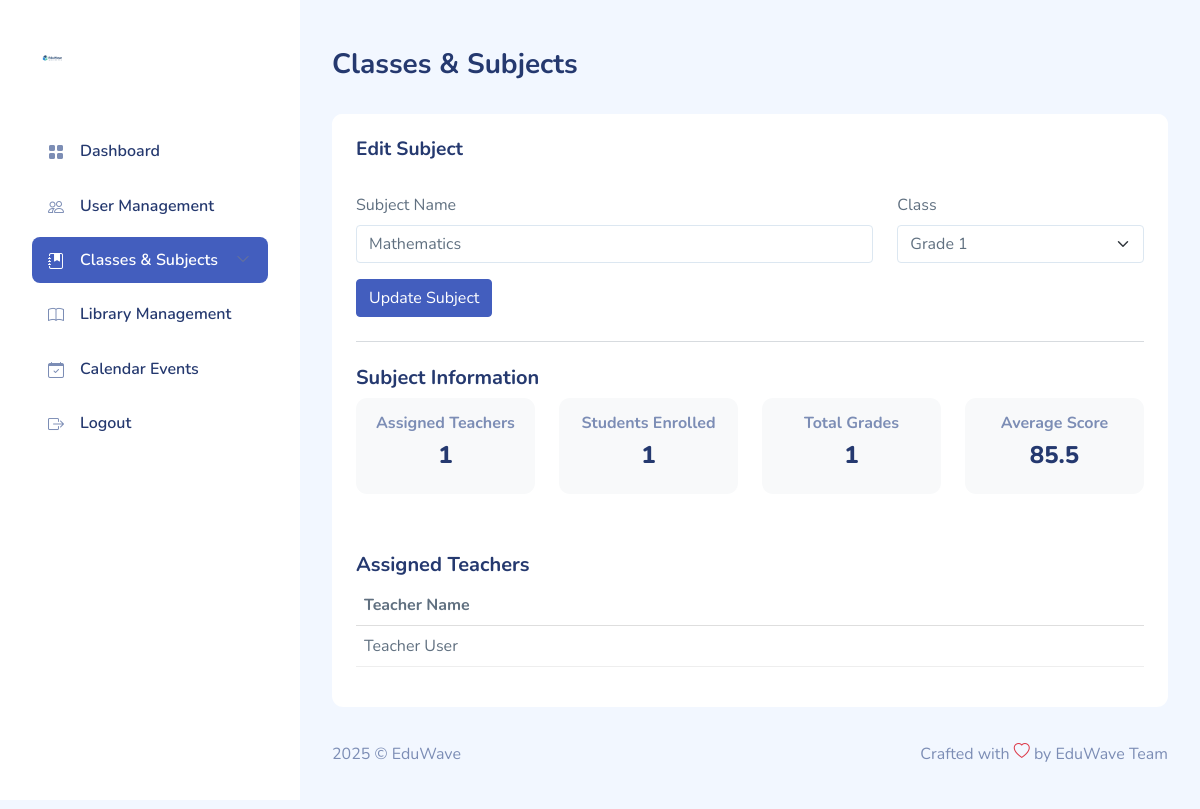
/admin/subject_edit.php?id=1 (signed in), run on an earlier commit of the app's database.
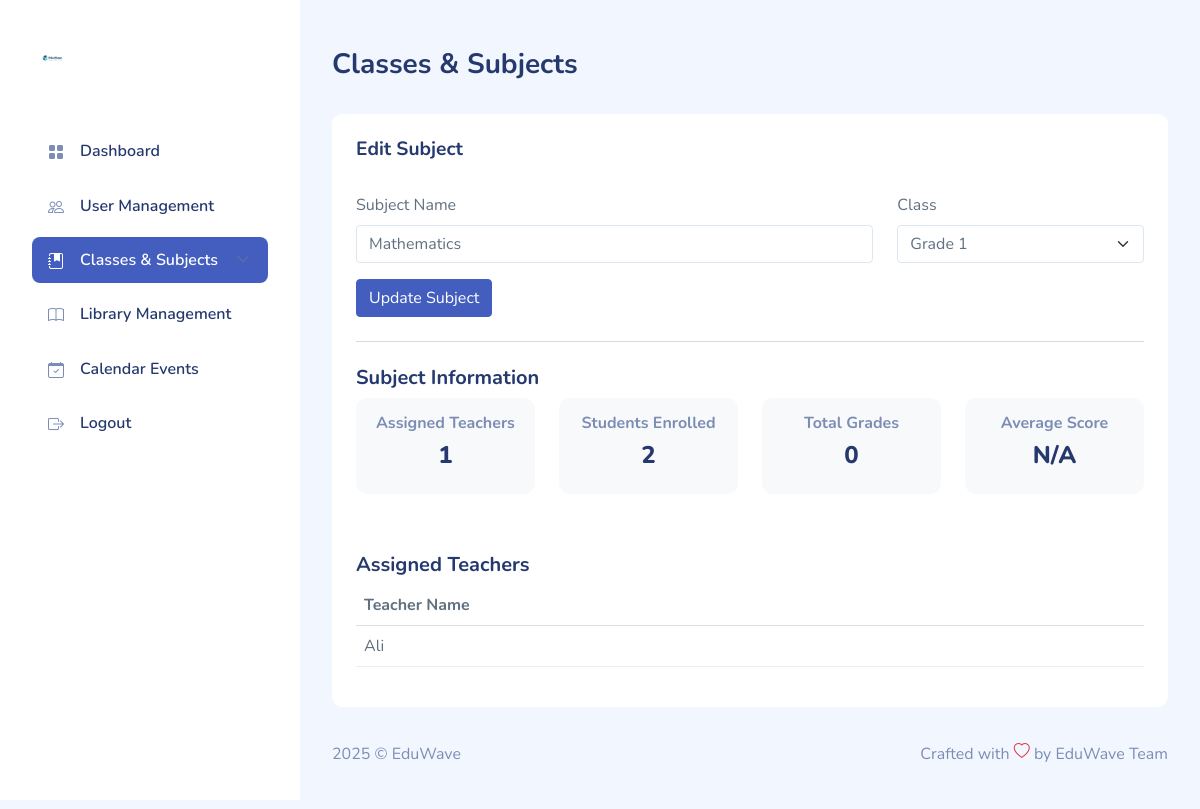
And on a later commit of the database.
### tables this page shows
CREATE TABLE `users` (
  `id` int(11) NOT NULL,
  `name` varchar(100) NOT NULL,
  `email` varchar(100) DEFAULT NULL,
  `password_hash` varchar(255) NOT NULL,
  `remember_token` varchar(255) DEFAULT NULL,
  `role` enum('Admin','Registrar','Teacher','Student','Parent') NOT NULL,
  `color_theme` varchar(20) NOT NULL,
  `created_at` timestamp NOT NULL DEFAULT current_timestamp()
);

### admin/subject_edit.php (the view, shortened to what the changed rows need)
<?php
require_once __DIR__ . '/../includes/config.php';
$subject_id = $_GET['id'];
$teachers_stmt = $pdo->prepare('
    SELECT u.name, u.id
    FROM users u
    JOIN teacher_assignments ta ON u.id = ta.teacher_id
    WHERE ta.subject_id = ?
');
$teachers_stmt->execute([$subject_id]);
$assigned_teachers = $teachers_stmt->fetchAll();
$students_stmt = $pdo->prepare('
    SELECT COUNT(sc.student_id) as student_count
    FROM student_classes sc
    JOIN classes c ON sc.class_id = c.id
    JOIN subjects s ON c.id = s.class_id
    WHERE s.id = ?
');
$students_stmt->execute([$subject_id]);
$student_count = $students_stmt->fetchColumn();
$grade_stats_stmt = $pdo->prepare('
    SELECT
        COUNT(*) as total_grades,
        AVG(score) as avg_score
    FROM grades
    WHERE subject_id = ?
');
$grade_stats_stmt->execute([$subject_id]);
$grade_stats = $grade_stats_stmt->fetch();
?>
<!DOCTYPE html>
<html lang="en">
<head>
    <link rel="stylesheet" href="../dashboardassets/css/bootstrap.css">
    <link rel="stylesheet" href="../dashboardassets/vendors/iconly/bold.css">
    <link rel="stylesheet" href="../dashboardassets/vendors/perfect-scrollbar/perfect-scrollbar.css">
    <link rel="stylesheet" href="../dashboardassets/vendors/bootstrap-icons/bootstrap-icons.css">
    <link rel="stylesheet" href="../dashboardassets/css/app.css">
</head>
<body>
    <div id="app">
        <div id="main">
            <div class="page-content">
                <section class="row">
                    <div class="col-12">
                        <div class="card">
                            <div class="card-body">
                                <div class="row">
                                    <div class="col-md-3">
                                        <div class="card bg-light p-3 text-center">
                                            <h6 class="text-muted">Students Enrolled</h6>
                                            <h4 class="font-extrabold"><?= $student_count ?: 0 ?></h4>
                                        </div>
                                    </div>
                                    <div class="col-md-3">
                                        <div class="card bg-light p-3 text-center">
                                            <h6 class="text-muted">Total Grades</h6>
                                            <h4 class="font-extrabold"><?= $grade_stats['total_grades'] ?: 0 ?></h4>
                                        </div>
                                    </div>
                                    <div class="col-md-3">
                                        <div class="card bg-light p-3 text-center">
                                            <h6 class="text-muted">Average Score</h6>
                                            <h4 class="font-extrabold"><?= $grade_stats['avg_score'] ? number_format($grade_stats['avg_score'], 1) : 'N/A' ?></h4>
                                        </div>
                                    </div>
                                </div>
                                <?php if ($assigned_teachers): ?>
                                <div class="table-responsive">
                                    <table class="table">
                                        <thead>
                                            <tr>
                                                <th>Teacher Name</th>
                                            </tr>
                                        </thead>
                                        <tbody>
                                            <?php foreach ($assigned_teachers as $teacher): ?>
                                            <tr>
                                                <td><?= htmlspecialchars($teacher['name']) ?></td>
                                            </tr>
                                            <?php endforeach; ?>
                                        </tbody>
                                    </table>
                                </div>
                                <?php endif; ?>
                            </div>
                        </div>
                    </div>
                </section>
            </div>
        </div>
    </div>
</body>
</html>

What changed in the data, as far as the page shows it:
no longer on this page (row edited): users: name "Teacher User"
added users: name "Ali"
Also different on the page:
$student_count ?: 0: "1" → "2"
$grade_stats['total_grades'] ?: 0: "1" → "0"
$grade_stats['avg_score']: "85.5" → (not shown)
text now shown: "N/A"
